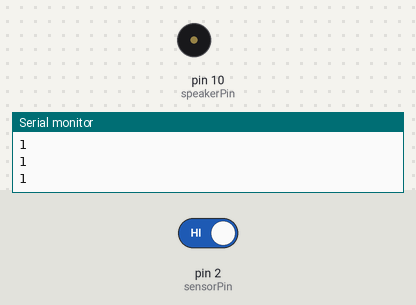
This sketch was run on a simulated Arduino Uno, built with avr-gcc and run on an emulated ATmega328P. Shown: buzzer (waves = sounding), the last lines printed to the serial monitor. Inputs (shaded band) come from the test bench; at power-on: pin 2 (sensorPin) HIGH.

Above: at 1.2 s.
1.3 s: pin 2 (sensorPin) driven LOW
At 2.3 s:
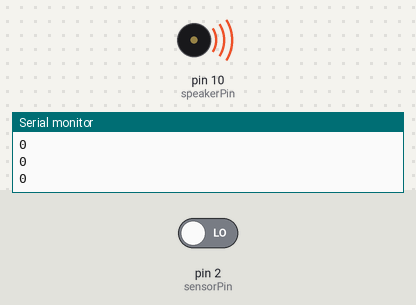
Timing chart, 0 to 8.8 s (numbered marks = the images above; inputs shaded):
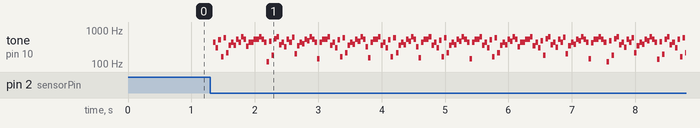

Measured:
- after the input at 1.3 s, tone on pin 10 (speakerPin): plays 435 Hz for 0.04 s, 298 Hz for 0.04 s, 523 Hz for 0.04 s, 165 Hz for 0.04 s, 589 Hz for 0.04 s, 216 Hz for 0.04 s … (178 notes in this stretch), starting after 0.05 s

The sketch:

posture_alarm.ino
```cpp
// posture_alarm.ino - sound an alarm when IR switch detects bad posture
// (c) BotBook.com - Karvinen, Karvinen, Valtokari

int speakerPin = 10;
const int sensorPin = 2;
int switchState = 0;

void wave(int pin, float frequency, int duration)	// <1>
{
  float period=1/frequency*1000*1000; // microseconds (us)
  long int startTime=millis();
  while(millis()-startTime < duration) {
    digitalWrite(pin, HIGH);
    delayMicroseconds(period/2);
    digitalWrite(pin, LOW);
    delayMicroseconds(period/2);
  }
}

void alarm() // <2>
{
  wave(speakerPin, 440, 40);
  delay(25);
  wave(speakerPin, 300, 20);
  wave(speakerPin, 540, 40);
  delay(25);
  wave(speakerPin, 440, 20);
  wave(speakerPin, 640, 40);
  delay(25);
  wave(speakerPin, 540, 20);
}

void setup()
{
  pinMode(speakerPin, OUTPUT);
  Serial.begin(115200);
  pinMode(sensorPin, INPUT);
}

void loop()
{
  switchState = digitalRead(sensorPin);
  Serial.println(switchState,BIN);
  if (switchState==0) {	// <3>
    alarm(); // <4>
  }
  delay(10);
}
```
